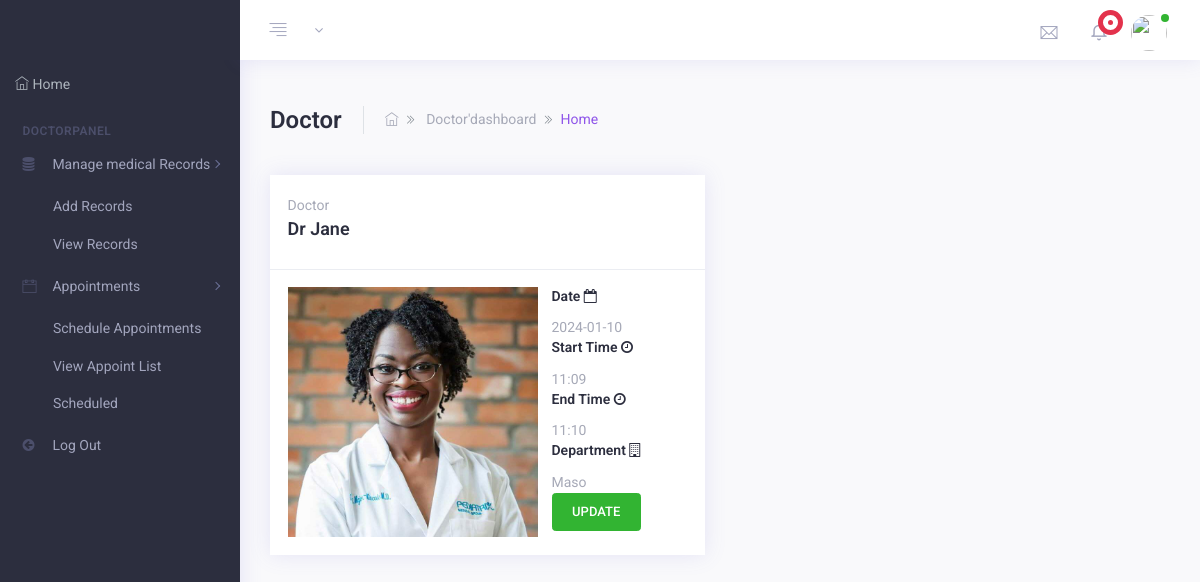
The app's page /AllSchedule.php with its own data.
### tables this page shows
CREATE TABLE `appointmets` (
  `id` int(11) NOT NULL,
  `firstname` varchar(100) NOT NULL,
  `date` date NOT NULL,
  `start_time` varchar(100) NOT NULL,
  `end_time` varchar(100) NOT NULL,
  `department` varchar(100) NOT NULL,
  `image` varchar(100) NOT NULL
);

### includes/bookcard.php (the view, shortened to what this page needs)
     <?php
                                                    include"connection.php";
                                            $sql ="SELECT *FROM `appointmets`";
                                            $result =mysqli_query($con,$sql);
                                                while ($row=mysqli_fetch_assoc($result)) {
                                                    ?>
    <div class="row media-contant">
                            <div class="col-12 col-lg-6">
                                <div class="card card-statistics media-contant">
                                    <div class="card-header">
                                        <div class="card-heading">
                                        <h4 class="mt-0"><p>Doctor</p><?php echo $row['firstname']  ?></h4>
                                        </div>
                                    </div>
                                    <div class="card-body">
    <div class="media">
        <img class="mr-3 mb-3 mb-xxs-0 img-fluid" src="images/<?php echo $row["image"]; ?>" width="250" height="250">
        <div class="media-body">
            <p>
                <h5>Date <i class="fa fa-calendar-o"></i></h5>
                <?php echo $row['date']; ?>
            </p>
            <p>
                <h5>Start Time <i class="fa fa-clock-o"></i></h5>
                <?php echo $row['start_time']; ?>
            </p>
            <p>
                <h5>End Time <i class="fa fa-clock-o"></i></h5>
                <?php echo $row['end_time']; ?>
            </p>
            <p>
                <h5>Department <i class="fa fa-building-o"></i></h5>
                <?php echo $row['department']; ?>
            </p>
                <button type="button" class="btn btn-success" onclick="location.href='DeleteAppointment.php?id=<?php echo $row["id"]; ?>'">UPDATE</button>
        </div>
    </div>
</div>
                                    </div>
                                </div>
                            </div>
                                                    <?php
                                                }
                                         ?>

### records on screen
appointmets: firstname "Dr Jane", image (picture), date "2024-01-10", start_time "11:09", end_time "11:10", department "Maso"
